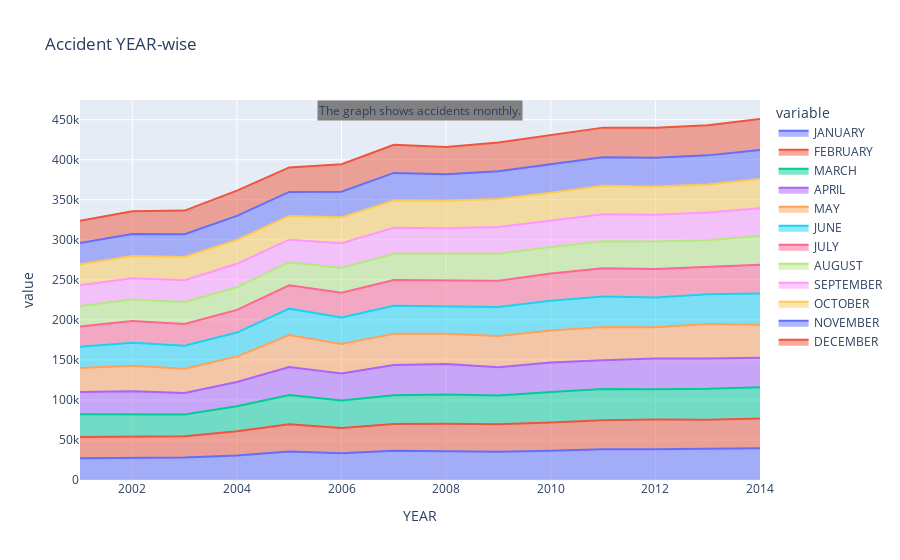

Source (notebook cell):
### Code cell
month = ['JANUARY', 'FEBRUARY', 'MARCH', 'APRIL', 'MAY', 'JUNE', 'JULY', 'AUGUST', 'SEPTEMBER', 'OCTOBER','NOVEMBER', 'DECEMBER']
fig = px.area(grouped_obj, x=grouped_obj.index, y=month, title='Accident YEAR-wise')
conclusion = 'The graph shows accidents monthly.'
fig.add_annotation(text=conclusion, xref='paper', yref='paper', x=.5, y=1, bgcolor='grey', showarrow=False, font=dict(size=12))
fig.show()

### Figure 1 — Plotly figure (JSON) as saved in the notebook; plotly's stock layout.template omitted (floating-point values rounded to 4 significant figures)
{"data": [{"fillpattern": {"shape": ""}, "hovertemplate": "variable=JANUARY<br>YEAR=%{x}<br>value=%{y}<extra></extra>", "legendgroup": "JANUARY", "line": {"color": "#636efa"}, "marker": {"symbol": "circle"}, "mode": "lines", "name": "JANUARY", "orientation": "v", "showlegend": true, "stackgroup": "1", "type": "scatter", "x": [2001, 2002, 2003, 2004, 2005, 2006, 2007, 2008, 2009, 2010, 2011, 2012, 2013, 2014], "xaxis": "x", "y": [27039, 27426, 28209, 30722, 35740, 33535, 36432, 36012, 35346, 36674, 38305, 38395, 39185, 39699], "yaxis": "y"}, {"fillpattern": {"shape": ""}, "hovertemplate": "variable=FEBRUARY<br>YEAR=%{x}<br>value=%{y}<extra></extra>", "legendgroup": "FEBRUARY", "line": {"color": "#EF553B"}, "marker": {"symbol": "circle"}, "mode": "lines", "name": "FEBRUARY", "orientation": "v", "showlegend": true, "stackgroup": "1", "type": "scatter", "x": [2001, 2002, 2003, 2004, 2005, 2006, 2007, 2008, 2009, 2010, 2011, 2012, 2013, 2014], "xaxis": "x", "y": [26694, 26441, 26334, 30297, 34023, 31356, 33614, 34314, 34265, 35277, 36296, 37109, 36137, 37115], "yaxis": "y"}, {"fillpattern": {"shape": ""}, "hovertemplate": "variable=MARCH<br>YEAR=%{x}<br>value=%{y}<extra></extra>", "legendgroup": "MARCH", "line": {"color": "#00cc96"}, "marker": {"symbol": "circle"}, "mode": "lines", "name": "MARCH", "orientation": "v", "showlegend": true, "stackgroup": "1", "type": "scatter", "x": [2001, 2002, 2003, 2004, 2005, 2006, 2007, 2008, 2009, 2010, 2011, 2012, 2013, 2014], "xaxis": "x", "y": [28284, 28210, 27266, 31055, 36287, 34275, 35873, 36402, 36024, 37861, 39114, 37862, 38543, 39085], "yaxis": "y"}, {"fillpattern": {"shape": ""}, "hovertemplate": "variable=APRIL<br>YEAR=%{x}<br>value=%{y}<extra></extra>", "legendgroup": "APRIL", "line": {"color": "#ab63fa"}, "marker": {"symbol": "circle"}, "mode": "lines", "name": "APRIL", "orientation": "v", "showlegend": true, "stackgroup": "1", "type": "scatter", "x": [2001, 2002, 2003, 2004, 2005, 2006, 2007, 2008, 2009, 2010, 2011, 2012, 2013, 2014], "xaxis": "x", "y": [27921, 28883, 26863, 30335, 34981, 33735, 37629, 38059, 35243, 37055, 35956, 38474, 37782, 36747], "yaxis": "y"}, {"fillpattern": {"shape": ""}, "hovertemplate": "variable=MAY<br>YEAR=%{x}<br>value=%{y}<extra></extra>", "legendgroup": "MAY", "line": {"color": "#FFA15A"}, "marker": {"symbol": "circle"}, "mode": "lines", "name": "MAY", "orientation": "v", "showlegend": true, "stackgroup": "1", "type": "scatter", "x": [2001, 2002, 2003, 2004, 2005, 2006, 2007, 2008, 2009, 2010, 2011, 2012, 2013, 2014], "xaxis": "x", "y": [29978, 31726, 30335, 31752, 40126, 37019, 39036, 37912, 38928, 39821, 41542, 38920, 43064, 41404], "yaxis": "y"}, {"fillpattern": {"shape": ""}, "hovertemplate": "variable=JUNE<br>YEAR=%{x}<br>value=%{y}<extra></extra>", "legendgroup": "JUNE", "line": {"color": "#19d3f3"}, "marker": {"symbol": "circle"}, "mode": "lines", "name": "JUNE", "orientation": "v", "showlegend": true, "stackgroup": "1", "type": "scatter", "x": [2001, 2002, 2003, 2004, 2005, 2006, 2007, 2008, 2009, 2010, 2011, 2012, 2013, 2014], "xaxis": "x", "y": [26660, 28829, 28593, 29984, 32851, 33018, 34934, 34005, 36234, 37094, 37889, 37325, 37249, 38909], "yaxis": "y"}, {"fillpattern": {"shape": ""}, "hovertemplate": "variable=JULY<br>YEAR=%{x}<br>value=%{y}<extra></extra>", "legendgroup": "JULY", "line": {"color": "#FF6692"}, "marker": {"symbol": "circle"}, "mode": "lines", "name": "JULY", "orientation": "v", "showlegend": true, "stackgroup": "1", "type": "scatter", "x": [2001, 2002, 2003, 2004, 2005, 2006, 2007, 2008, 2009, 2010, 2011, 2012, 2013, 2014], "xaxis": "x", "y": [25141, 27136, 27268, 28333, 29080, 30827, 32402, 32655, 32897, 34081, 35296, 35354, 33847, 35946], "yaxis": "y"}, {"fillpattern": {"shape": ""}, "hovertemplate": "variable=AUGUST<br>YEAR=%{x}<br>value=%{y}<extra></extra>", "legendgroup": "AUGUST", "line": {"color": "#B6E880"}, "marker": {"symbol": "circle"}, "mode": "lines", "name": "AUGUST", "orientation": "v", "showlegend": true, "stackgroup": "1", "type": "scatter", "x": [2001, 2002, 2003, 2004, 2005, 2006, 2007, 2008, 2009, 2010, 2011, 2012, 2013, 2014], "xaxis": "x", "y": [25708, 26824, 27401, 28275, 28919, 30930, 32698, 32895, 33674, 33130, 33689, 34507, 33698, 36003], "yaxis": "y"}, {"fillpattern": {"shape": ""}, "hovertemplate": "variable=SEPTEMBER<br>YEAR=%{x}<br>value=%{y}<extra></extra>", "legendgroup": "SEPTEMBER", "line": {"color": "#FF97FF"}, "marker": {"symbol": "circle"}, "mode": "lines", "name": "SEPTEMBER", "orientation": "v", "showlegend": true, "stackgroup": "1", "type": "scatter", "x": [2001, 2002, 2003, 2004, 2005, 2006, 2007, 2008, 2009, 2010, 2011, 2012, 2013, 2014], "xaxis": "x", "y": [25816, 26549, 27379, 29267, 28177, 30982, 32328, 32217, 33532, 32898, 33883, 33224, 34565, 34485], "yaxis": "y"}, {"fillpattern": {"shape": ""}, "hovertemplate": "variable=OCTOBER<br>YEAR=%{x}<br>value=%{y}<extra></extra>", "legendgroup": "OCTOBER", "line": {"color": "#FECB52"}, "marker": {"symbol": "circle"}, "mode": "lines", "name": "OCTOBER", "orientation": "v", "showlegend": true, "stackgroup": "1", "type": "scatter", "x": [2001, 2002, 2003, 2004, 2005, 2006, 2007, 2008, 2009, 2010, 2011, 2012, 2013, 2014], "xaxis": "x", "y": [26142, 27644, 28874, 29796, 29689, 32356, 34254, 34309, 34857, 34783, 35400, 35276, 35103, 36478], "yaxis": "y"}, {"fillpattern": {"shape": ""}, "hovertemplate": "variable=NOVEMBER<br>YEAR=%{x}<br>value=%{y}<extra></extra>", "legendgroup": "NOVEMBER", "line": {"color": "#636efa"}, "marker": {"symbol": "circle"}, "mode": "lines", "name": "NOVEMBER", "orientation": "v", "showlegend": true, "stackgroup": "1", "type": "scatter", "x": [2001, 2002, 2003, 2004, 2005, 2006, 2007, 2008, 2009, 2010, 2011, 2012, 2013, 2014], "xaxis": "x", "y": [26737, 27462, 28500, 30156, 29898, 32020, 34398, 32979, 34690, 35888, 35870, 35919, 36297, 36378], "yaxis": "y"}, {"fillpattern": {"shape": ""}, "hovertemplate": "variable=DECEMBER<br>YEAR=%{x}<br>value=%{y}<extra></extra>", "legendgroup": "DECEMBER", "line": {"color": "#EF553B"}, "marker": {"symbol": "circle"}, "mode": "lines", "name": "DECEMBER", "orientation": "v", "showlegend": true, "stackgroup": "1", "type": "scatter", "x": [2001, 2002, 2003, 2004, 2005, 2006, 2007, 2008, 2009, 2010, 2011, 2012, 2013, 2014], "xaxis": "x", "y": [27600, 28577, 29446, 31371, 30607, 34379, 35059, 34096, 35938, 36092, 36883, 37677, 37531, 38649], "yaxis": "y"}], "layout": {"annotations": [{"bgcolor": "grey", "font": {"size": 12}, "showarrow": false, "text": "The graph shows accidents monthly.", "x": 0.5, "xref": "paper", "y": 1, "yref": "paper"}], "legend": {"title": {"text": "variable"}, "tracegroupgap": 0}, "title": {"text": "Accident YEAR-wise"}, "xaxis": {"anchor": "y", "domain": [0, 1], "title": {"text": "YEAR"}}, "yaxis": {"anchor": "x", "domain": [0, 1], "title": {"text": "value"}}}}
